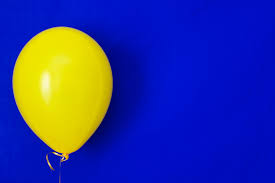
#> input picture blue_background_image.jpg, 275 x 183 px, found by its file name
$ python change_background.py
#> lines starting #> are read from the running program, lines starting #| are printed output that depends on the picture; after the words box and inside, x2 and y2 are one past the last pixel; in counts of white or black regions, pixels touching at a corner belong together
# -*- coding: utf-8 -*-
"""
Created on Wed Jul  8 11:44:55 2020

@author: asus
"""

import matplotlib.pyplot as plt
import numpy as np
import cv2 as cv

image = cv.imread("G:/computer_vision/blue_background_image.jpg")
#> image is the input picture: shape (183, 275, 3); mean B, G, R 155.8, 53, 44

print(type(image), image.shape)
#| <class 'numpy.ndarray'> (183, 275, 3)

image_copy = np.copy(image)
image_copy = cv.cvtColor(image_copy,
                         cv.COLOR_BGR2RGB)

image_copy_HSV = cv.cvtColor(image_copy,
                             cv.COLOR_RGB2HSV)
#> image_copy_HSV: shape (183, 275, 3); mean H, S, V 100.7, 251, 196.6
#plt.imshow(image_copy_HSV)

#define the color threshold for blue backgroung in RGB

lower_color = np.array([0,0,70])
upper_color = np.array([100,100,255])

#define the color threshold for blue backgroung in HSV

lower_color_HSV = np.array([10,100,100])
upper_color_HSV = np.array([60,255,255])

#creat mask

mask = cv.inRange(image_copy, lower_color,
                  upper_color)
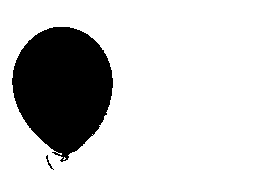
#> mask: shape (183, 275); 80.8% white; 2 black regions, box (x1, y1, x2, y2) and area: (12, 27, 113, 162) 9642, (46, 155, 54, 170) 27

#mask = cv.inRange(image_copy_HSV, lower_color_HSV,
#                  upper_color_HSV)

#plt.imshow(mask, cmap='gray')

masked_image = np.copy(image_copy)

# select the background in origin image to become disappeared
#masked_image[mask != 0] = [0, 0, 0]

# select the ballon in origin image to become disappeared
masked_image[mask == 0] = [0, 0, 0]
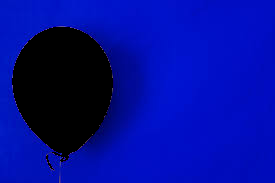
#> masked_image: shape (183, 275, 3); mean R, G, B 0.9, 12.3, 153.5
plt.imshow(masked_image)

#add new background

background_image = cv.imread("G:/computer_vision/background.jpeg")
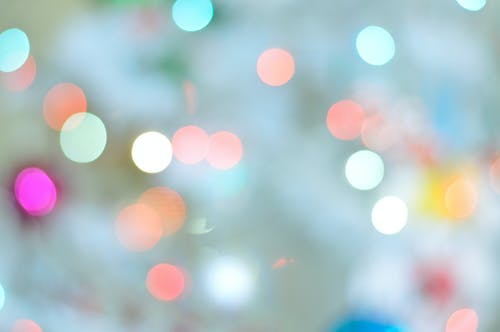
#> input picture background.jpeg, 500 x 332 px, found by its file name
#> background_image is the input picture: shape (332, 500, 3); mean B, G, R 200.6, 196.7, 179.7
background_image = cv.cvtColor(background_image,
                               cv.COLOR_BGR2RGB)

crop_background = background_image[0:183,
                                   0:275]
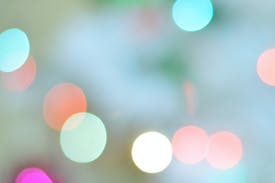
#> crop_background: shape (183, 275, 3); mean R, G, B 177, 196.5, 197.8
crop_background[mask == 0] = [0, 0, 0]
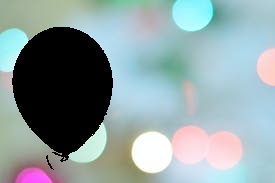
#> crop_background: shape (183, 275, 3); 19.21% of pixels changed, all inside (x1, y1, x2, y2) = (12, 27, 113, 170)
#plt.imshow(crop_background)

full_image = masked_image + crop_background
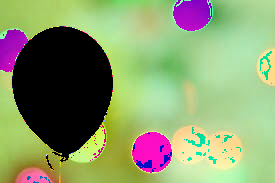
#> full_image: shape (183, 275, 3); mean R, G, B 139, 155.3, 108.1
#plt.imshow(full_image)
